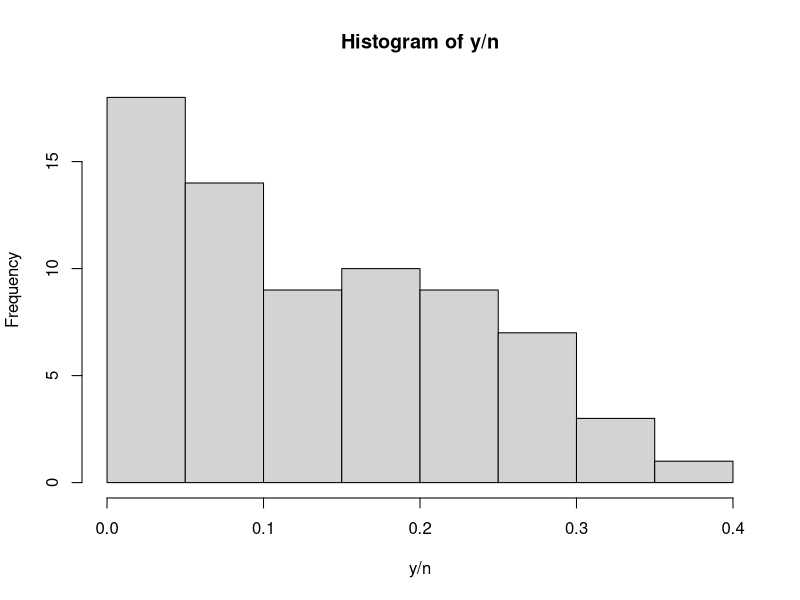
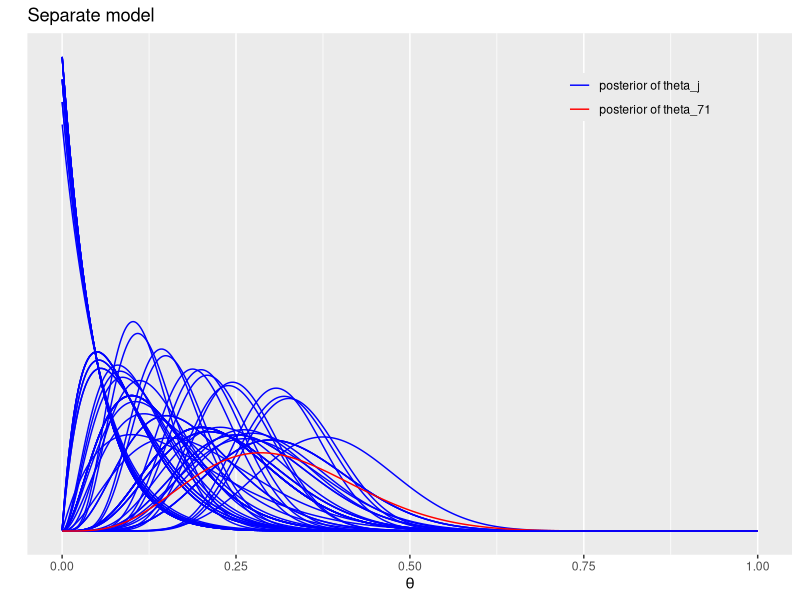
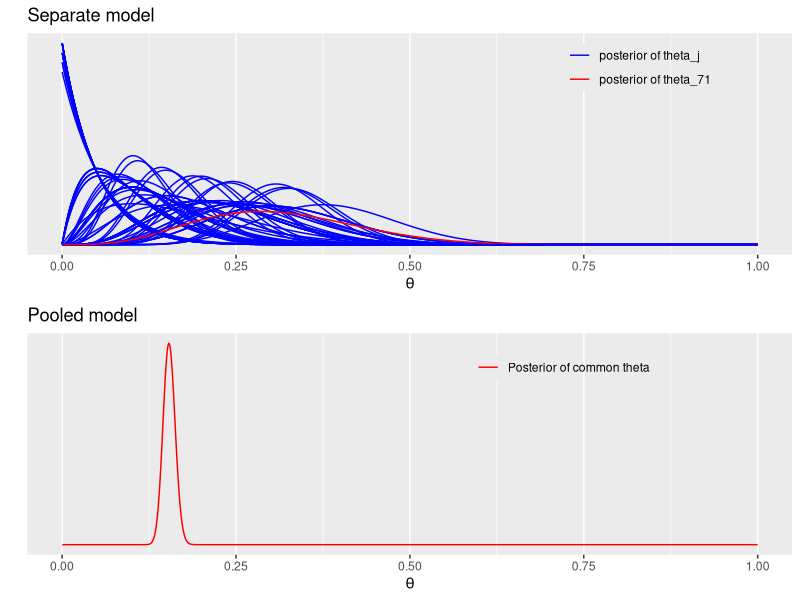
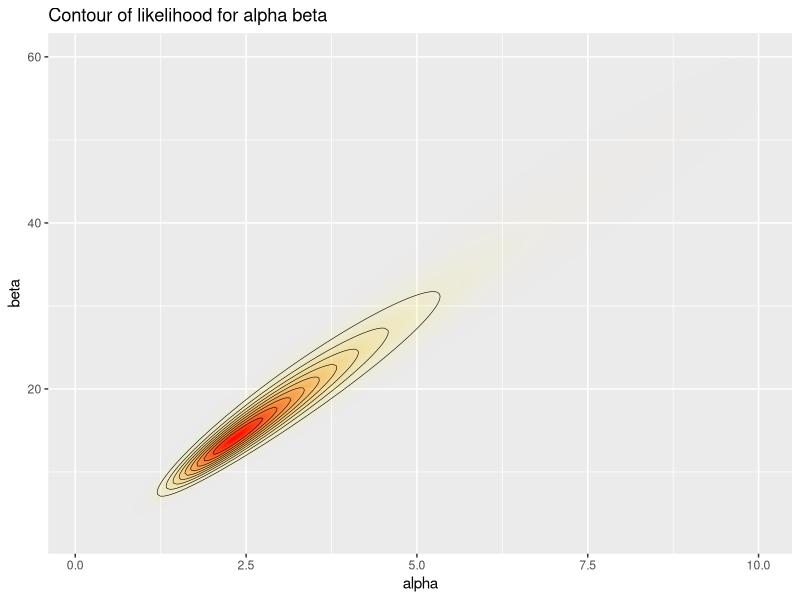
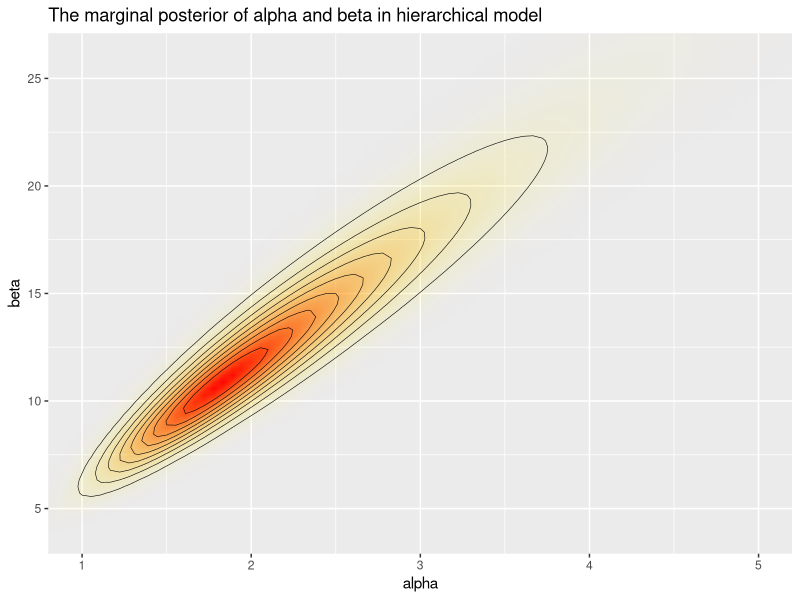
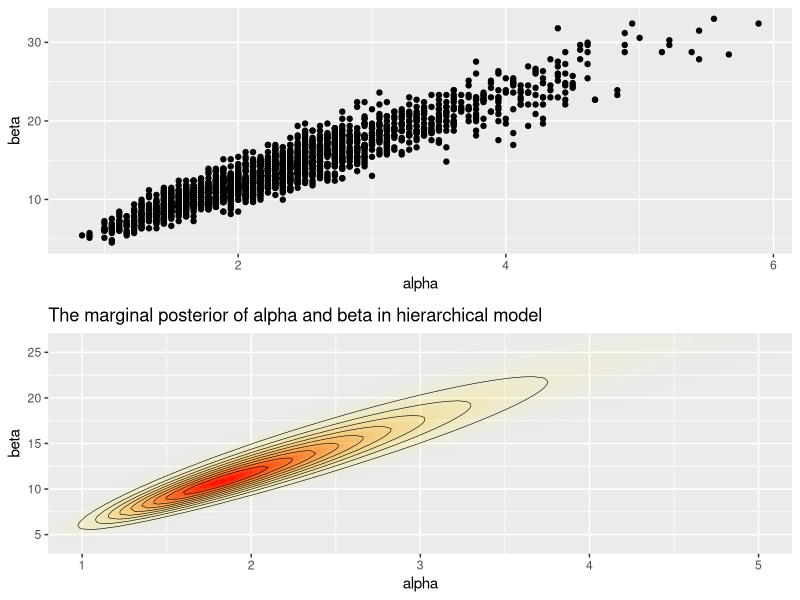
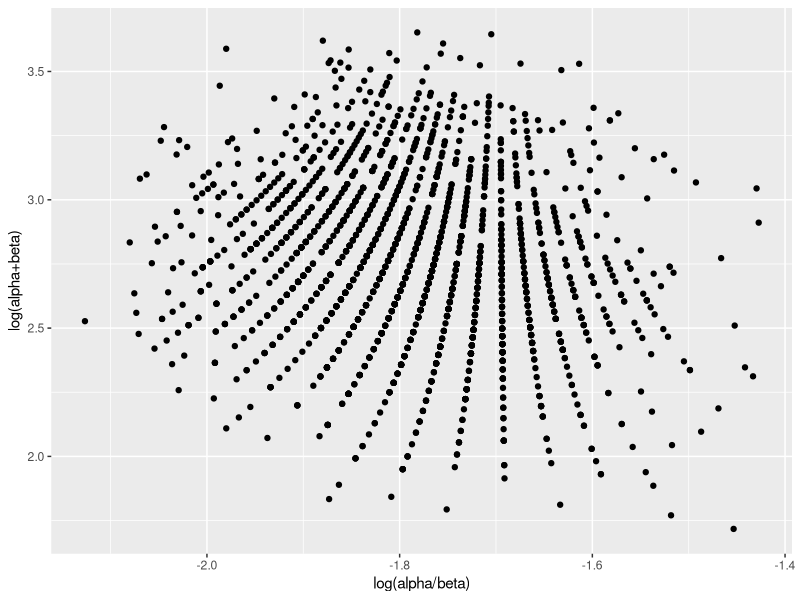
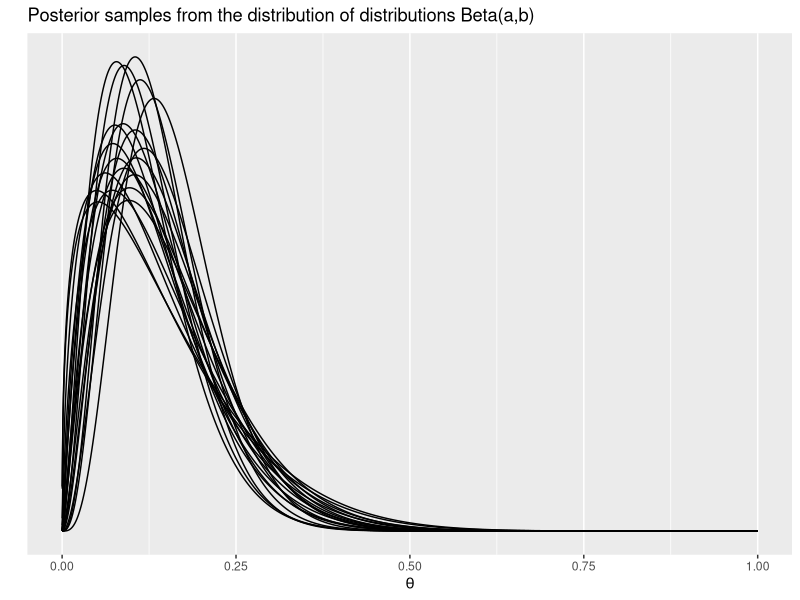

Write the R code that produced these figures, in order.
## ---- chunk 1
# part of the code below is copied from 
# Aki Vehtari <Aki.Vehtari@aalto.fi>
# Markus Paasiniemi <Markus.Paasiniemi@aalto.fi>

library(ggplot2)
library(gridExtra)
library(tidyr)

y <- c(0,0,0,0,0,0,0,0,0,0,0,0,0,0,1,1,1,1,1,1,1,1,2,2,2,2,2,2,2,2,
       2,1,5,2,5,3,2,7,7,3,3,2,9,10,4,4,4,4,4,4,4,10,4,4,4,5,11,12,
       5,5,6,5,6,6,6,6,16,15,15,9,4)
n <- c(20,20,20,20,20,20,20,19,19,19,19,18,18,17,20,20,20,20,19,19,18,18,25,24,
       23,20,20,20,20,20,20,10,49,19,46,27,17,49,47,20,20,13,48,50,20,20,20,20,
       20,20,20,48,19,19,19,22,46,49,20,20,23,19,22,20,20,20,52,46,47,24,14)

x <- seq(0.0001, 0.9999, length.out = 1000)
summary(y/n)
hist(y/n)
## ---- chunk 2

# helperf function to evaluate density over observations
bdens <- function(n, y, x)
  dbeta(x, y+1, n-y+1)

df_sep <- mapply(bdens, n, y, MoreArgs = list(x = x)) %>%
  as.data.frame() %>% cbind(x) %>% gather(ind, p, -x)

labs1 <- paste('posterior of', c('theta_j', 'theta_71'))

# plot the separate model
plot_sep <- ggplot(data = df_sep) +
  geom_line(aes(x = x, y = p, color = (ind=='V71'), group = ind)) +
  labs(x = expression(theta), y = '', title = 'Separate model', color = '') +
  scale_y_continuous(breaks = NULL) +
  scale_color_manual(values = c('blue','red'), labels = labs1) +
  theme(legend.background = element_blank(), legend.position = c(0.8,0.9))
# The last one is for emphasize colored red
plot_sep
## ---- chunk 3

df_pool <- data.frame(x = x, p = dbeta(x, sum(y)+1, sum(n)-sum(y)+1))

plot_pool <- ggplot(data = df_pool) +
  geom_line(aes(x = x, y = p, color = '1')) +
  labs(x = expression(theta), y = '', title = 'Pooled model', color = '') +
  scale_y_continuous(breaks = NULL) +
  scale_color_manual(values = 'red', labels = 'Posterior of common theta') +
  theme(legend.background = element_blank(), legend.position = c(0.7,0.9))

# Plot both separate and pooled model
grid.arrange(plot_sep, plot_pool)
## ---- chunk 4
A <- seq(0.1, 10, length.out = 200) ## alpha
B <- seq(3, 60, length.out = 200) ## beta
# make vectors that contain all pairwise combinations of A and B
cA <- rep(A, each = length(B))
cB <- rep(B, length(A))
# Use logarithms for numerical accuracy!
lpfun <- function(a, b, y, n) 
  sum(lgamma(a+b)-lgamma(a)-lgamma(b)+lgamma(a+y)+lgamma(b+n-y)-lgamma(a+b+n))

lp <- mapply(lpfun, cA, cB, MoreArgs = list(y, n))
df_marg <- data.frame(x = cA, y = cB, p = exp(lp - max(lp)))

# Subtract maximum value to avoid over/underflow in exponentation
title1 <- 'Contour of likelihood for alpha beta'
# create a plot of the marginal posterior density
postdensityalphabeta = ggplot(data = df_marg, aes(x = x, y = y)) +
  geom_raster(aes(fill = p, alpha = p), interpolate = T) +
  geom_contour(aes(z = p), colour = 'black', size = 0.2) +
  coord_cartesian(xlim = range(cA), ylim = range(cB)) +
  labs(x = 'alpha', y = 'beta', title = title1) +
  scale_fill_gradient(low = 'yellow', high = 'red', guide = F) +
  scale_alpha(range = c(0, 1), guide = F)
postdensityalphabeta
## ---- chunk 5

# Compute the marginal posterior of alpha and beta in hierarchical model
# Use grid
A <- seq(0.5, 6, length.out = 100) ## alpha
B <- seq(3, 33, length.out = 100) ## beta
# make vectors that contain all pairwise combinations of A and B
cA <- rep(A, each = length(B))
cB <- rep(B, length(A))

# Use logarithms for numerical accuracy!
lpfun <- function(a, b, y, n) log(a+b)*(-5/2) +
  sum(lgamma(a+b)-lgamma(a)-lgamma(b)+lgamma(a+y)+lgamma(b+n-y)-lgamma(a+b+n))

lp <- mapply(lpfun, cA, cB, MoreArgs = list(y, n))
df_marg <- data.frame(x = cA, y = cB, p = exp(lp - max(lp)))

# Subtract maximum value to avoid over/underflow in exponentation
title1 <- 'The marginal posterior of alpha and beta in hierarchical model'
# create a plot of the marginal posterior density
postdensityalphabeta = ggplot(data = df_marg, aes(x = x, y = y)) +
  geom_raster(aes(fill = p, alpha = p), interpolate = T) +
  geom_contour(aes(z = p), colour = 'black', size = 0.2) +
  coord_cartesian(xlim = c(1,5), ylim = c(4, 26)) +
  labs(x = 'alpha', y = 'beta', title = title1) +
  scale_fill_gradient(low = 'yellow', high = 'red', guide = F) +
  scale_alpha(range = c(0, 1), guide = F)
postdensityalphabeta
## ---- chunk 6
# df_marg: first column (value of alpha)
#          second column (value of beta)
#          third column (value of p(alpha, beta | data))
# sample from the grid (with replacement)
nsamp <- 100
samp_indices <- sample(length(df_marg$p), size = nsamp,
                       replace = T, prob = df_marg$p/sum(df_marg$p))

samp_A <- cA[samp_indices[1:nsamp]]
samp_B <- cB[samp_indices[1:nsamp]]
## ---- chunk 7
nsamp2 <- 2000
samp_indices2 <- sample(length(df_marg$p), size = nsamp2,
                       replace = T, prob = df_marg$p/sum(df_marg$p))
samplesalphabeta = data.frame(alpha = cA[samp_indices2[1:nsamp2]], beta = cB[samp_indices2[1:nsamp2]])
scatteralphabeta = ggplot(samplesalphabeta, aes(x=alpha, y=beta)) + geom_point()
grid.arrange(scatteralphabeta, postdensityalphabeta)
## ---- chunk 8
samplesalphabetatransform = samplesalphabeta
samplesalphabetatransform$alpha = log(samplesalphabeta$alpha/samplesalphabeta$beta)
samplesalphabetatransform$beta = log(samplesalphabeta$alpha+samplesalphabeta$beta)
scatteralphabetatransform = ggplot(samplesalphabetatransform, aes(x=alpha, y=beta)) + geom_point() + labs(x = "log(alpha/beta)", y = "log(alpha+beta)")
print(summary(samplesalphabetatransform$alpha))
print(summary(samplesalphabetatransform$beta))
scatteralphabetatransform
## ---- chunk 9
df_psamp <- mapply(function(a, b, x) dbeta(x, a, b),
                   samp_A, samp_B, MoreArgs = list(x = x)) %>%
  as.data.frame() %>% cbind(x) %>% gather(ind, p, -x)

# helper function to convert ind to numeric for subsetting
indtonum <- function(x) strtoi(substring(x,2))

# Plot samples from the distribution of distributions Beta(alpha,beta),
# that is, plot Beta(alpha,beta) using posterior samples of alpha and beta
title2 <- 'Posterior samples from the distribution of distributions Beta(a,b)'
plot_psamp <- ggplot(data = subset(df_psamp, indtonum(ind) <= 20)) +
  geom_line(aes(x = x, y = p, group = ind)) +
  labs(x = expression(theta), y = '', title = title2) +
  scale_y_continuous(breaks = NULL)
plot_psamp
## ---- chunk 10

# The average of above distributions, is the predictive distribution
# for a new theta, and also the prior distribution for theta_j
df_psampmean <- spread(df_psamp, ind, p) %>% subset(select = -x) %>%
  rowMeans() %>% data.frame(x = x, p = .)

title3 <- 'Predictive distribution for a new theta and prior for theta_j'
plot_psampmean <- ggplot(data = df_psampmean) +
  geom_line(aes(x = x, y = p)) +
  labs(x = expression(theta), y = '', title = title3) +
  scale_y_continuous(breaks = NULL)
plot_psampmean
## ---- chunk 11

# combine the plots
grid.arrange(plot_psamp, plot_psampmean)

## ---- chunk 12

# And finally compare the separate model and hierarchical model
# (using every seventh sample for clarity)

# the separate model
plot_sep7 <- ggplot(data = subset(df_sep, indtonum(ind)%%7==0)) +
  geom_line(aes(x = x, y = p, color = (ind=='V49'), group = ind)) +
  labs(x = expression(theta), y = '', title = 'Separate model', color = '') +
  scale_y_continuous(breaks = NULL) +
  scale_color_manual(values = c('blue', 'red'), guide = F) +
  theme(legend.background = element_blank(), legend.position = c(0.8,0.9))

# the hierarchical model
# Note that these marginal posteriors for theta_j are more narrow than
# in the separate model case, due to the borrowed information from the
# other theta_j's

# average density over samples (of a and b) for each (n,y)-pair
# at each point x
bdens2 <- function(n, y, a, b, x)
  rowMeans(mapply(dbeta, a + y, n - y + b, MoreArgs = list(x = x)))

df_hier <- mapply(bdens2, n, y, MoreArgs = list(samp_A, samp_B, x)) %>%
  as.data.frame() %>% cbind(x) %>% gather(ind, p, -x)

plot_hier7 <- ggplot(data = subset(df_hier, indtonum(ind)%%7==0)) +
  geom_line(aes(x = x, y = p, color = (ind=='V49'), group = ind)) +
  labs(x = expression(theta), y = '', title = 'Hierarchical model', color = '') +
  scale_color_manual(values = c('blue', 'red'), guide = F) +
  scale_y_continuous(breaks = NULL) +
  theme(legend.background = element_blank(), legend.position = c(0.8,0.9))

grid.arrange(plot_sep7, plot_hier7)

## ---- chunk 13
# sample from posterior distribution of theta_j

nsamp <- 10000
samp_indices <- sample(length(df_marg$p), size = nsamp,
                       replace = T, prob = df_marg$p/sum(df_marg$p))

samp_A <- cA[samp_indices[1:nsamp]]
samp_B <- cB[samp_indices[1:nsamp]]
samplestheta <- matrix(0, nsamp, length(y))
for(j in 1:length(y)){
  samplestheta[, j] = sapply(1:nsamp, function(k) rbeta(1, samp_A[k]+y[j], samp_B[k]+n[j]-y[j]))
}
breakpoints <- seq(0, 1, length.out = 200)
xx <- hist(samplestheta[, 1], breaks = breakpoints, plot = FALSE)$mids
densitytheta <- matrix(0, length(breakpoints) - 1, length(y))
for(j in 1:length(y)){
  densitytheta[, j] <- hist(samplestheta[, j], breaks = breakpoints, plot = FALSE)$density
}
df_hier_samp <-densitytheta %>%
  as.data.frame() %>% cbind(xx) %>% gather(ind, p, -xx)
plot_hier7_samp <- ggplot(data = subset(df_hier_samp, indtonum(ind)%%7==0)) +
  geom_line(aes(x = xx, y = p, color = (ind=='V49'), group = ind)) +
  labs(x = expression(theta), y = '', title = 'Hierarchical model', color = '') +
  scale_color_manual(values = c('blue', 'red'), guide = F) +
  scale_y_continuous(breaks = NULL) +
  theme(legend.background = element_blank(), legend.position = c(0.8,0.9))
grid.arrange(plot_hier7_samp, plot_hier7)

## ---- chunk 14
nsamp <- 1000
samp_indices <- sample(length(df_marg$p), size = nsamp,
                       replace = T, prob = df_marg$p/sum(df_marg$p))

samp_A <- cA[samp_indices[1:nsamp]]
samp_B <- cB[samp_indices[1:nsamp]]
samplestheta <- matrix(0, nsamp, length(y))
for(j in 1:length(y)){
  samplestheta[, j] = sapply(1:nsamp, function(k) rbeta(1, samp_A[k]+y[j], samp_B[k]+n[j]-y[j]))
}
postintervals_sample <- apply(samplestheta, 2, function(x) c(median(x), c(quantile(x, c(0.025, 0.975)))))

## ---- chunk 15

rawest <- jitter(y / n)
plot(rawest, postintervals_sample[1, ], pch = 19, col = 'red', cex = 0.5, ylim = c(-0.01, 0.4), ylab = 'posterior intervals', xlab = 'raw estimator')
for(k in 1:length(y)){
  lines(cbind(rep(rawest[k], 2), postintervals_sample[2:3, k]))
}
lines(seq(0, 0.4, by = 0.01), seq(0, 0.4, by = 0.01), col = 'blue')
phatpool = sum(y)/sum(n)
points(phatpool, phatpool, cex = 2, col = 'green')
lines(cbind(rep(qbeta(0.5, sum(y)+1, sum(n)-sum(y)+1), 2), c(qbeta(0.025, sum(y)+1, sum(n)-sum(y)+1), qbeta(0.975, sum(y)+1, sum(n)-sum(y)+1))), col = 'yellow', lwd = 4)
